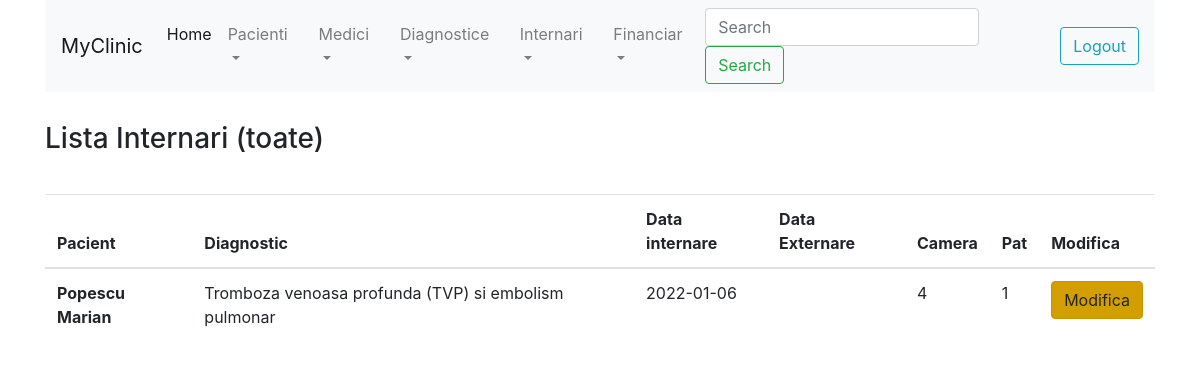
Page /lista_internari.php (signed in) on the committed database.
### tables this page shows
CREATE TABLE `internari` (
  `internare_id` int(11) NOT NULL AUTO_INCREMENT,
  `consultatie_id` int(11) NOT NULL,
  `Data_checkin` date NOT NULL,
  `Data_checkout` date DEFAULT NULL,
  `Camera` varchar(100) DEFAULT NULL,
  `Pat` varchar(100) DEFAULT NULL,
  PRIMARY KEY (`internare_id`),
  KEY `internari_FK` (`consultatie_id`),
  CONSTRAINT `internari_FK` FOREIGN KEY (`consultatie_id`) REFERENCES `consultatii` (`consultatie_id`)
);

CREATE TABLE `pacienti` (
  `pacient_id` smallint(6) NOT NULL AUTO_INCREMENT,
  `Nume` varchar(100) NOT NULL,
  `Prenume` varchar(100) NOT NULL,
  `CNP` varchar(15) NOT NULL,
  `Adresa` varchar(200) DEFAULT NULL,
  PRIMARY KEY (`pacient_id`)
);

CREATE TABLE `diagnostice` (
  `diagnostic_id` smallint(6) NOT NULL AUTO_INCREMENT,
  `Nume` varchar(100) NOT NULL,
  `Tratament` varchar(500) DEFAULT NULL,
  `Descriere` varchar(500) NOT NULL,
  PRIMARY KEY (`diagnostic_id`)
);

### include/db_receptie.php (called while the page is built, shortened)
<?php
function list_internari ($conn) {
    $sql = "SELECT i.*, p.Nume, p.Prenume, d.Nume as Diagnostic
    FROM internari i join consultatii c on i.consultatie_id = c.consultatie_id
    join pacienti p on c.pacient_id = p.pacient_id
    left join diagnostice d on c.diagnostic_id = d.diagnostic_id  ORDER BY i.internare_id DESC";
    $result = $conn->query($sql);
    return $result;
}
?>

### lista_internari.php (the view, shortened to what this page needs)
<?php
include 'include/db_connect.php';
include 'include/db_receptie.php';
include 'include/header.php';
include 'include/menu.php';
check_session(); ?>
<?php
$show = 'toate';
?>
<div class="col-xs-12" style="height:30px;"></div>
<h3>Lista Internari (<?=$show?>)</h3>
<div class="col-xs-12" style="height:30px;"></div>
<table class="table table-hover">
    <thead>
        <tr>
            <th scope="col">Pacient</th>
            <th scope="col">Diagnostic</th>
            <th scope="col">Data internare</th>
            <th scope="col">Data Externare</th>
            <th scope="col">Camera</th>
            <th scope="col">Pat</th>
            <th scope="col">Modifica</th>
        </tr>
    </thead>
    <tbody>
        <?php
        switch ($show) {
            default: $ret = list_internari($conn);
        }
        $numar_internari = $ret->num_rows;
        for ($i = 0; $i < $numar_internari; $i++) {
            $internare = $ret->fetch_assoc();
        ?>
            <tr>
                <td><strong><?= $internare['Nume']; ?> <?= $internare['Prenume']; ?></strong></td>
                <td><?= $internare['Diagnostic']; ?></td>
                <td><?= $internare['Data_checkin']; ?></td>
                <td><?= $internare['Data_checkout']; ?></td>
                <td><?= $internare['Camera']; ?></td>
                <td><?= $internare['Pat']; ?></td>
                <td><a href="edit_internare.php?id=<?=$internare['internare_id'];?>" class="btn btn-warning active" role="button" aria-pressed="true">Modifica</a></td>
            </tr>
        <?php
        } ?>
    </tbody>
</table>
<?php include 'include/footer.php'; ?>

### rows in the picture
internari: pacienti.Nume "Popescu", pacienti.Prenume "Marian", diagnostice.Nume "Tromboza venoasa profunda (TVP) si embolism pulmonar", Data_checkin "2022-01-06", Camera "4", Pat "1"

### other values in the picture
$show "toate"
